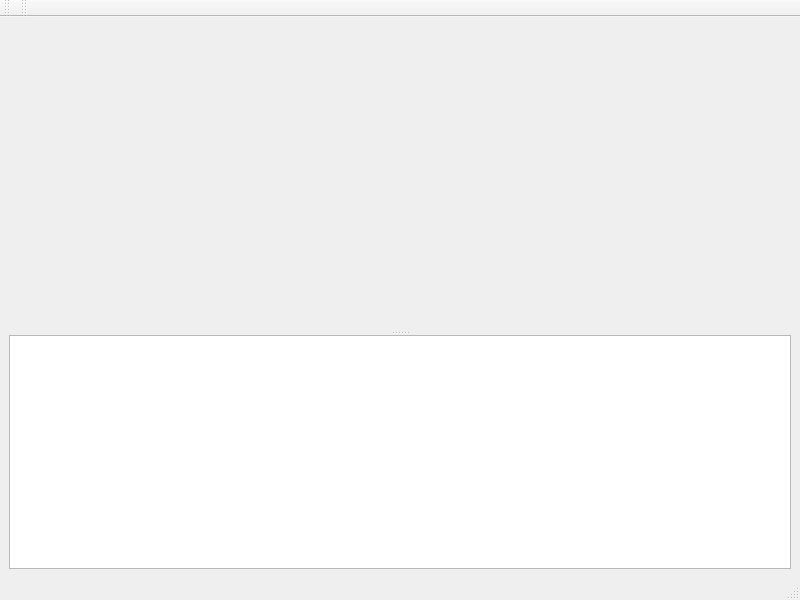
<?xml version="1.0" encoding="UTF-8"?>
<ui version="4.0">
 <class>MainWindow</class>
 <widget class="QMainWindow" name="MainWindow">
  <property name="geometry">
   <rect>
    <x>0</x>
    <y>0</y>
    <width>800</width>
    <height>600</height>
   </rect>
  </property>
  <property name="windowTitle">
   <string>MainWindow</string>
  </property>
  <widget class="QWidget" name="centralwidget">
   <layout class="QVBoxLayout" name="verticalLayout">
    <item>
     <widget class="QSplitter" name="splitter">
      <property name="orientation">
       <enum>Qt::Vertical</enum>
      </property>
      <widget class="QCustomPlot" name="plotWidget" native="true">
       <property name="sizePolicy">
        <sizepolicy hsizetype="Expanding" vsizetype="Expanding">
         <horstretch>0</horstretch>
         <verstretch>0</verstretch>
        </sizepolicy>
       </property>
       <property name="minimumSize">
        <size>
         <width>0</width>
         <height>250</height>
        </size>
       </property>
      </widget>
      <widget class="QPlainTextEdit" name="parsedOutputPlainTextEdit">
       <property name="font">
        <font>
         <family>Monospace</family>
         <pointsize>10</pointsize>
        </font>
       </property>
      </widget>
     </widget>
    </item>
   </layout>
  </widget>
  <widget class="QMenuBar" name="menubar">
   <property name="geometry">
    <rect>
     <x>0</x>
     <y>0</y>
     <width>800</width>
     <height>25</height>
    </rect>
   </property>
  </widget>
  <widget class="QStatusBar" name="statusbar"/>
  <widget class="QToolBar" name="toolBar">
   <property name="windowTitle">
    <string>toolBar</string>
   </property>
   <attribute name="toolBarArea">
    <enum>TopToolBarArea</enum>
   </attribute>
   <attribute name="toolBarBreak">
    <bool>false</bool>
   </attribute>
  </widget>
  <widget class="QToolBar" name="toolBar_2">
   <property name="windowTitle">
    <string>toolBar_2</string>
   </property>
   <attribute name="toolBarArea">
    <enum>TopToolBarArea</enum>
   </attribute>
   <attribute name="toolBarBreak">
    <bool>false</bool>
   </attribute>
  </widget>
  <action name="connectAction">
   <property name="checkable">
    <bool>true</bool>
   </property>
   <property name="icon">
    <iconset resource="resources.qrc">
     <normaloff>:/icons/resources/network-wired.png</normaloff>:/icons/resources/network-wired.png</iconset>
   </property>
   <property name="text">
    <string>Connect</string>
   </property>
   <property name="toolTip">
    <string>Connect</string>
   </property>
  </action>
  <action name="restartAction">
   <property name="icon">
    <iconset resource="resources.qrc">
     <normaloff>:/icons/resources/system-reboot.png</normaloff>:/icons/resources/system-reboot.png</iconset>
   </property>
   <property name="text">
    <string>Restart</string>
   </property>
   <property name="toolTip">
    <string>Restart</string>
   </property>
  </action>
 </widget>
 <customwidgets>
  <customwidget>
   <class>QCustomPlot</class>
   <extends>QWidget</extends>
   <header location="global">qcustomplot/qcustomplot.h</header>
   <container>1</container>
  </customwidget>
 </customwidgets>
 <resources>
  <include location="resources.qrc"/>
 </resources>
 <connections/>
</ui>
